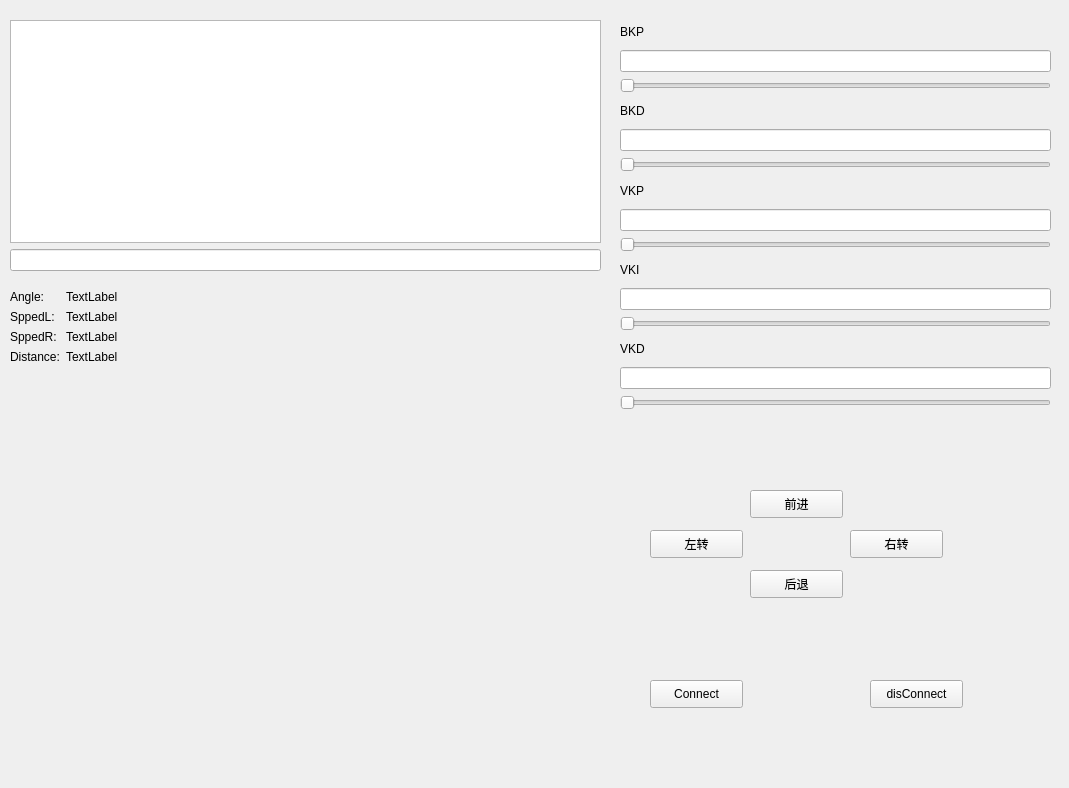
<?xml version="1.0" encoding="UTF-8"?>
<ui version="4.0">
 <class>Form</class>
 <widget class="QWidget" name="Form">
  <property name="geometry">
   <rect>
    <x>0</x>
    <y>0</y>
    <width>1069</width>
    <height>788</height>
   </rect>
  </property>
  <property name="windowTitle">
   <string>Form</string>
  </property>
  <widget class="QPushButton" name="upButton">
   <property name="geometry">
    <rect>
     <x>750</x>
     <y>490</y>
     <width>93</width>
     <height>28</height>
    </rect>
   </property>
   <property name="text">
    <string>前进</string>
   </property>
  </widget>
  <widget class="QPushButton" name="leftButton">
   <property name="geometry">
    <rect>
     <x>650</x>
     <y>530</y>
     <width>93</width>
     <height>28</height>
    </rect>
   </property>
   <property name="text">
    <string>左转</string>
   </property>
  </widget>
  <widget class="QPushButton" name="rightButton">
   <property name="geometry">
    <rect>
     <x>850</x>
     <y>530</y>
     <width>93</width>
     <height>28</height>
    </rect>
   </property>
   <property name="text">
    <string>右转</string>
   </property>
  </widget>
  <widget class="QPushButton" name="downButton">
   <property name="geometry">
    <rect>
     <x>750</x>
     <y>570</y>
     <width>93</width>
     <height>28</height>
    </rect>
   </property>
   <property name="text">
    <string>后退</string>
   </property>
  </widget>
  <widget class="QPushButton" name="Connect">
   <property name="geometry">
    <rect>
     <x>650</x>
     <y>680</y>
     <width>93</width>
     <height>28</height>
    </rect>
   </property>
   <property name="text">
    <string>Connect</string>
   </property>
  </widget>
  <widget class="QPushButton" name="disConnet">
   <property name="geometry">
    <rect>
     <x>870</x>
     <y>680</y>
     <width>93</width>
     <height>28</height>
    </rect>
   </property>
   <property name="text">
    <string>disConnect</string>
   </property>
  </widget>
  <widget class="QWidget" name="verticalLayoutWidget">
   <property name="geometry">
    <rect>
     <x>620</x>
     <y>20</y>
     <width>431</width>
     <height>390</height>
    </rect>
   </property>
   <layout class="QVBoxLayout" name="controlLayout">
    <item>
     <widget class="QLabel" name="label">
      <property name="text">
       <string>BKP</string>
      </property>
     </widget>
    </item>
    <item>
     <widget class="QLineEdit" name="BKPEdit"/>
    </item>
    <item>
     <widget class="QSlider" name="BKPSlider">
      <property name="orientation">
       <enum>Qt::Horizontal</enum>
      </property>
     </widget>
    </item>
    <item>
     <widget class="QLabel" name="label_2">
      <property name="text">
       <string>BKD</string>
      </property>
     </widget>
    </item>
    <item>
     <widget class="QLineEdit" name="BKDEdit"/>
    </item>
    <item>
     <widget class="QSlider" name="BKDSlider">
      <property name="orientation">
       <enum>Qt::Horizontal</enum>
      </property>
     </widget>
    </item>
    <item>
     <widget class="QLabel" name="label_3">
      <property name="text">
       <string>VKP</string>
      </property>
     </widget>
    </item>
    <item>
     <widget class="QLineEdit" name="VKPEdit"/>
    </item>
    <item>
     <widget class="QSlider" name="VKPSlider">
      <property name="orientation">
       <enum>Qt::Horizontal</enum>
      </property>
     </widget>
    </item>
    <item>
     <widget class="QLabel" name="label_4">
      <property name="text">
       <string>VKI</string>
      </property>
     </widget>
    </item>
    <item>
     <widget class="QLineEdit" name="VKIEdit"/>
    </item>
    <item>
     <widget class="QSlider" name="VKISlider">
      <property name="orientation">
       <enum>Qt::Horizontal</enum>
      </property>
     </widget>
    </item>
    <item>
     <widget class="QLabel" name="label_5">
      <property name="text">
       <string>VKD</string>
      </property>
     </widget>
    </item>
    <item>
     <widget class="QLineEdit" name="VKDEdit"/>
    </item>
    <item>
     <widget class="QSlider" name="VKDSlider">
      <property name="orientation">
       <enum>Qt::Horizontal</enum>
      </property>
     </widget>
    </item>
   </layout>
  </widget>
  <widget class="QWidget" name="verticalLayoutWidget_2">
   <property name="geometry">
    <rect>
     <x>10</x>
     <y>20</y>
     <width>591</width>
     <height>251</height>
    </rect>
   </property>
   <layout class="QVBoxLayout" name="commandLayout">
    <item>
     <widget class="QTextBrowser" name="commandBrowser"/>
    </item>
    <item>
     <widget class="QLineEdit" name="CommandEdit">
      <property name="text">
       <string/>
      </property>
     </widget>
    </item>
   </layout>
  </widget>
  <widget class="QWidget" name="formLayoutWidget">
   <property name="geometry">
    <rect>
     <x>10</x>
     <y>290</y>
     <width>171</width>
     <height>91</height>
    </rect>
   </property>
   <layout class="QFormLayout" name="ParameterLayout">
    <item row="0" column="0">
     <widget class="QLabel" name="label_6">
      <property name="text">
       <string>Angle:</string>
      </property>
     </widget>
    </item>
    <item row="0" column="1">
     <widget class="QLabel" name="Label_Angle">
      <property name="text">
       <string>TextLabel</string>
      </property>
     </widget>
    </item>
    <item row="1" column="0">
     <widget class="QLabel" name="label_8">
      <property name="text">
       <string>SppedL:</string>
      </property>
     </widget>
    </item>
    <item row="1" column="1">
     <widget class="QLabel" name="Label_SpeedL">
      <property name="text">
       <string>TextLabel</string>
      </property>
     </widget>
    </item>
    <item row="2" column="0">
     <widget class="QLabel" name="label_10">
      <property name="text">
       <string>SppedR:</string>
      </property>
     </widget>
    </item>
    <item row="2" column="1">
     <widget class="QLabel" name="Label_SpeedR">
      <property name="text">
       <string>TextLabel</string>
      </property>
     </widget>
    </item>
    <item row="3" column="0">
     <widget class="QLabel" name="label_7">
      <property name="text">
       <string>Distance:</string>
      </property>
     </widget>
    </item>
    <item row="3" column="1">
     <widget class="QLabel" name="Label_Distance">
      <property name="text">
       <string>TextLabel</string>
      </property>
     </widget>
    </item>
   </layout>
  </widget>
 </widget>
 <resources/>
 <connections/>
</ui>
